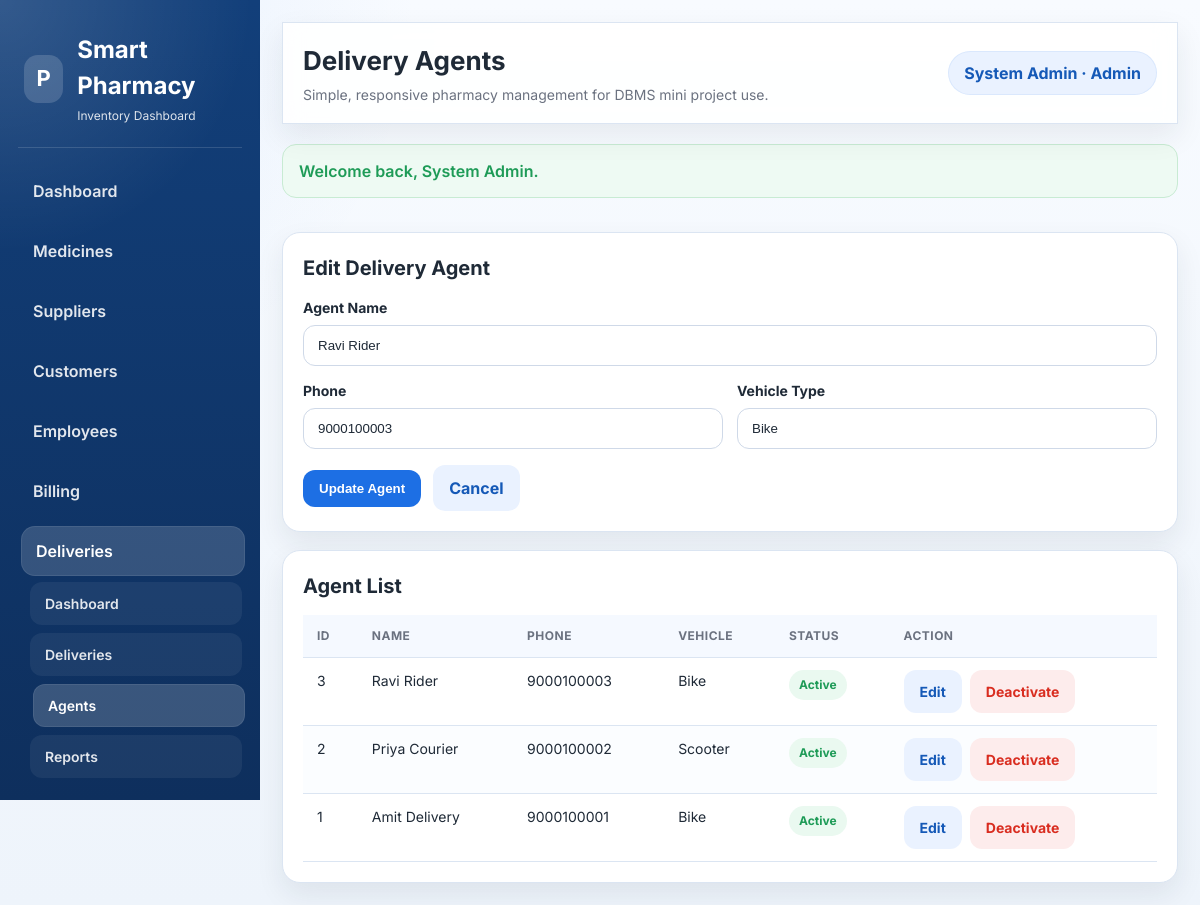
Page /delivery_agents.php?edit=3 (signed in) on the committed database.
### tables this page shows
CREATE TABLE IF NOT EXISTS delivery_agents (
    delivery_agent_id INT AUTO_INCREMENT PRIMARY KEY,
    agent_name VARCHAR(100) NOT NULL,
    phone VARCHAR(20) NOT NULL,
    vehicle_type VARCHAR(50) NOT NULL DEFAULT 'Bike',
    is_active TINYINT(1) NOT NULL DEFAULT 1,
    created_at TIMESTAMP NOT NULL DEFAULT CURRENT_TIMESTAMP
);

### delivery_agents.php (the view, shortened to what this page needs)
<?php
require_once 'includes/functions.php';
$editId = (int) ($_GET['edit'] ?? 0);
$agent = [
    'agent_name' => '',
    'phone' => '',
    'vehicle_type' => 'Bike',
    'is_active' => 1,
];
if ($editId > 0) {
    $stmt = $conn->prepare('SELECT * FROM delivery_agents WHERE delivery_agent_id = ?');
    if ($stmt) {
        $stmt->bind_param('i', $editId);
        $stmt->execute();
        $result = $stmt->get_result();
        $agent = $result ? $result->fetch_assoc() ?: $agent : $agent;
    }
}
$agents = $conn->query('SELECT * FROM delivery_agents ORDER BY delivery_agent_id DESC');
include 'includes/header.php';
?>
<div class="panel-grid">
    <div class="form-card">
        <h3 class="section-title"><?php echo $editId > 0 ? 'Edit Delivery Agent' : 'Add Delivery Agent'; ?></h3>
        <form method="post" class="needs-validation">
            <div class="form-grid">
                <div class="form-group full">
                    <label for="agent_name">Agent Name</label>
                    <input type="text" id="agent_name" name="agent_name" required value="<?php echo h($agent['agent_name']); ?>">
                </div>
                <div class="form-group">
                    <label for="phone">Phone</label>
                    <input type="text" id="phone" name="phone" required value="<?php echo h($agent['phone']); ?>">
                </div>
                <div class="form-group">
                    <label for="vehicle_type">Vehicle Type</label>
                    <input type="text" id="vehicle_type" name="vehicle_type" value="<?php echo h($agent['vehicle_type']); ?>">
                </div>
            </div>
            <div class="form-actions" style="margin-top: 16px;">
                <button type="submit" class="btn btn-primary"><?php echo $editId > 0 ? 'Update Agent' : 'Save Agent'; ?></button>
                <?php if ($editId > 0): ?>
                    <a class="btn btn-secondary" href="delivery_agents.php">Cancel</a>
                <?php endif; ?>
            </div>
        </form>
    </div>
    <div class="table-card">
        <h3 class="section-title">Agent List</h3>
        <div class="table-wrap">
            <table>
                <thead>
                    <tr>
                        <th>ID</th>
                        <th>Name</th>
                        <th>Phone</th>
                        <th>Vehicle</th>
                        <th>Status</th>
                        <th>Action</th>
                    </tr>
                </thead>
                <tbody>
                    <?php if ($agents && $agents->num_rows > 0): ?>
                        <?php while ($row = $agents->fetch_assoc()): ?>
                            <tr>
                                <td><?php echo (int) $row['delivery_agent_id']; ?></td>
                                <td><?php echo h($row['agent_name']); ?></td>
                                <td><?php echo h($row['phone']); ?></td>
                                <td><?php echo h($row['vehicle_type']); ?></td>
                                <td>
                                    <?php if ((int) $row['is_active'] === 1): ?>
                                        <span class="badge badge-success">Active</span>
                                    <?php else: ?>
                                        <span class="badge badge-light">Inactive</span>
                                    <?php endif; ?>
                                </td>
                                <td>
                                    <div class="table-actions">
                                        <a class="btn btn-secondary" href="delivery_agents.php?edit=<?php echo (int) $row['delivery_agent_id']; ?>">Edit</a>
                                        <a class="btn btn-danger" href="delivery_agents.php?delete=<?php echo (int) $row['delivery_agent_id']; ?>" onclick="return confirm('Deactivate this agent?');">Deactivate</a>
                                    </div>
                                </td>
                            </tr>
                        <?php endwhile; ?>
                    <?php else: ?>
                        <tr><td colspan="6">No delivery agents found.</td></tr>
                    <?php endif; ?>
                </tbody>
            </table>
        </div>
    </div>
</div>
<?php include 'includes/footer.php'; ?>

### assets/css/style.css (style rules this page uses)
:root { --primary: #1d6fe4; --primary-dark: #1559b7; --primary-soft: #eaf2ff; --primary-ink: #10345f; --bg: #f4f7fb; --surface: #ffffff; --surface-alt: #f8fbff; --surface-glass: rgba(255, 255, 255, 0.82); --border: #dbe5f2; --text: #1f2a37; --muted: #6b7280; --success: #1e9b57; --danger: #d92d20; --warning: #d97706; --shadow: 0 12px 28px rgba(31, 42, 55, 0.08); --shadow-lg: 0 24px 50px rgba(31, 42, 55, 0.12); --radius-sm: 12px; --radius: 18px; --radius-lg: 24px; --space-1: 4px; --space-2: 8px; --space-3: 12px; --space-4: 16px; --space-5: 20px; --space-6: 24px; }
* { box-sizing: border-box; }
html, body { margin: 0; min-height: 100%; }
body { font-family: "Inter", "Poppins", "Segoe UI", Tahoma, Geneva, Verdana, sans-serif; background: radial-gradient(circle at top left, rgba(29, 111, 228, 0.08), transparent 28%), linear-gradient(180deg, #f8fbff 0%, #eef4fb 100%); color: var(--text); line-height: 1.5; }
a { color: inherit; text-decoration: none; }
.card, .table-card, .form-card, .auth-card, .stats-card, .report-card { background: var(--surface); border: 1px solid var(--border); border-radius: var(--radius); box-shadow: var(--shadow); }
.card, .form-card, .table-card, .report-card { padding: 20px; }
.section-title { margin: 0 0 14px; font-size: 20px; }
.panel-grid { display: grid; grid-template-columns: 1.4fr 1fr; gap: 18px; }
.table-wrap { overflow-x: auto; }
table { width: 100%; border-collapse: collapse; }
.table-wrap > table, .table-card table, .invoice-table, .billing-history-table { min-width: 720px; }
th, td { text-align: left; padding: 12px 14px; border-bottom: 1px solid var(--border); font-size: 14px; vertical-align: top; }
th { color: var(--muted); font-weight: 700; text-transform: uppercase; font-size: 12px; letter-spacing: 0.04em; background: var(--surface-alt); }
.form-grid { display: grid; grid-template-columns: repeat(2, minmax(0, 1fr)); gap: 14px; }
.form-group { display: grid; gap: 7px; }
.form-group.full { grid-column: 1 / -1; }
label { font-weight: 700; font-size: 14px; }
input, select, textarea { width: 100%; padding: 12px 14px; border-radius: 12px; border: 1px solid #cfd9e8; background: #fff; color: var(--text); outline: none; transition: 0.2s ease; }
.btn-row, .page-toolbar, .form-actions { display: flex; flex-wrap: wrap; gap: 12px; align-items: center; }
.btn { display: inline-flex; align-items: center; justify-content: center; gap: 8px; border: 0; border-radius: 12px; padding: 11px 16px; font-weight: 700; cursor: pointer; transition: 0.2s ease; }
.btn-primary { background: var(--primary); color: #fff; }
.btn-secondary { background: var(--primary-soft); color: var(--primary-dark); }
.btn-danger { background: #fdecec; color: var(--danger); }
.badge { display: inline-flex; align-items: center; padding: 6px 10px; border-radius: 999px; font-size: 12px; font-weight: 700; }
.badge-success { background: #eaf9f0; color: var(--success); }
.content-section, .panel-grid, .content-grid { display: grid; gap: 18px; }
.table-card thead th { position: sticky; top: 0; z-index: 1; background: #f5f9ff; }
.table-card tbody tr:nth-child(even) { background: #fbfdff; }
.table-actions { display: flex; gap: 8px; flex-wrap: wrap; }
@media (max-width: 1200px) { .panel-grid { grid-template-columns: 1fr; } }

### rows in the picture
delivery_agents: agent_name "Ravi Rider", phone "9000100003", vehicle_type "Bike", delivery_agent_id "3", is_active "Active"
delivery_agents: delivery_agent_id "2", agent_name "Priya Courier", phone "9000100002", vehicle_type "Scooter", is_active "Active"
delivery_agents: delivery_agent_id "1", agent_name "Amit Delivery", phone "9000100001", vehicle_type "Bike", is_active "Active"

### other values in the picture
$pageTitle "Delivery Agents"
currentUserName() "System Admin"
currentUserLabel() "Admin"
$flash['message'] "Welcome back, System Admin."
